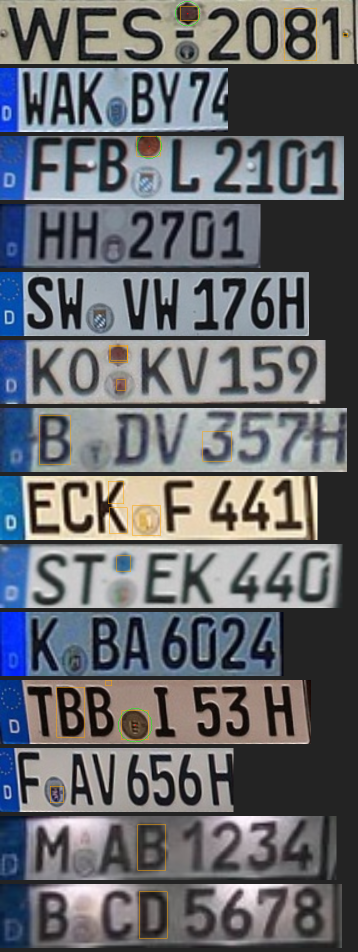
#> input picture Scripts/cleaner_calibration_out/badge_probe.png, 716 x 1904 px (shown at 1/2 size)
$ python -i badge_false_positive_probe.py   (imports and definitions only)
#> lines starting #> are read from the running program, lines starting #| are printed output that depends on the picture; after the words box and inside, x2 and y2 are one past the last pixel; in counts of white or black regions, pixels touching at a corner belong together
#> further down, picture is the input picture: shape (1904, 716, 3); mean B, G, R 110.9, 105.8, 103.3
"""徽章误检探针 —— 逐条复刻 Swift PlateImageCleaner.detectSeals 的判据。

目的：回答「字符 8 / 0 / O 会不会被当成徽章涂白」。
方法：在 128px 高的尺度上跑与 Swift 完全一致的连通域 + 门控，
      把所有候选的度量值打印出来（不只是最终通过的），
      这样能看出字符离「通过」还有多远。

与 Swift 的对应关系（PlateImageCleaner.swift）：
  - 尺度：无条件缩放到高 128（与上一轮修正后的 PixelBuffer(image:targetHeight:) 一致）
  - 彩色路径：sat>=70, val>=60, 非蓝(190-270°) → 连通域
              aspect 0.6-1.7, fill>=0.5, dia 0.30-0.95*h, area>=30
  - 灰路径：  dark = gray < max(60, median*0.62), 5x5 椭圆闭运算 → 连通域
              aspect 0.55-1.5, fill>=0.55, dia 0.30-0.95*h, area>=40
  - 门控：    cx>=0.24*w; 圆内 0.6r 白色占比<=0.45
              彩色: 0<=cy<=0.9h;  灰: 0.18h<=cy<=0.86h 且 gapIsolation<=0.15
  - 排序：    (iso, white) 升序，取前 2

用法：python Scripts/badge_false_positive_probe.py
输出：Scripts/cleaner_calibration_out/badge_probe.png（带圈标注的对照图）
      stdout 打印每张图的候选表
"""
from __future__ import annotations

import sys
from pathlib import Path

import cv2
import numpy as np

SRC = Path(r"E:\Git\Neil\Project\pythonCode\模型测试\车牌关键点检测模型-TEST\liberyolo\output_folder\image")
DST = Path(r"E:\Git\ITLogica\PlateOCR-de\Scripts\cleaner_calibration_out")

TARGET_H = 128
BADGE_MIN_DIA = 0.30
BADGE_MAX_DIA = 0.95
MIN_CX_FRAC = 0.24
INTERIOR_WHITE_MAX = 0.45
ISO_MAX = 0.15
MAX_BADGES = 2


# [12 lines left out: functions imread_unicode, resize_to_h, not called in this run]


def circle_stats(gray: np.ndarray, cx: float, cy: float, r: float) -> dict:
    h, w = gray.shape
    y0, y1 = max(0, int(cy - r) - 1), min(h, int(cy + r) + 2)
    x0, x1 = max(0, int(cx - r) - 1), min(w, int(cx + r) + 2)
    yy, xx = np.mgrid[y0:y1, x0:x1]
    d2 = (xx - cx) ** 2 + (yy - cy) ** 2
    patch = gray[y0:y1, x0:x1]
    disc = d2 <= (r * 0.6) ** 2
    white = float((patch[disc] > 190).mean()) if disc.any() else 1.0
    ring = (d2 <= r ** 2) & (d2 >= (r * 0.7) ** 2)
    ring_dark = float((patch[ring] < 120).mean()) if ring.any() else 0.0
    return {"white": white, "ring_dark": ring_dark}


def gap_isolation(gray: np.ndarray, cx: float, cy: float, r: float) -> float:
    """与 Swift 一致：±1.45r 两条竖带的暗像素占比之和（0-2，Swift 直接比较 <=0.15）。"""
    h, w = gray.shape
    half = max(2, int(r * 0.25))
    total = 0.0
    for sx in (cx - r * 1.45, cx + r * 1.45):
        x = int(round(sx))
        if x - half < 0 or x + half >= w:
            return 2.0
        strip = gray[:, x - half:x + half + 1]
        total += float((strip < 130).mean())
    return total


def candidates(img: np.ndarray) -> list[dict]:
    h, w = img.shape[:2]
#> h = 1904; w = 716
    gray = cv2.cvtColor(img, cv2.COLOR_BGR2GRAY)
    hsv = cv2.cvtColor(img, cv2.COLOR_BGR2HSV)
#> hsv: shape (1904, 716, 3); mean H, S, V 67.9, 43.3, 117.4
    min_dia, max_dia = BADGE_MIN_DIA * h, BADGE_MAX_DIA * h
#> min_dia = 571.2; max_dia = 1808.8
    out: list[dict] = []

    sat, val, hue = hsv[:, :, 1], hsv[:, :, 2], hsv[:, :, 0]
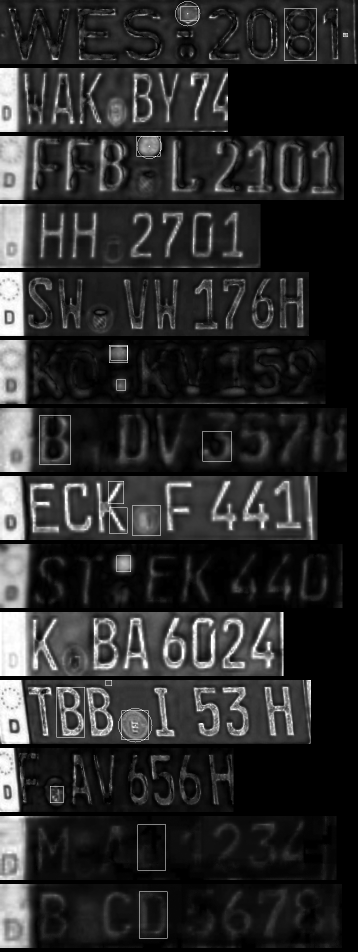
#> sat: shape (1904, 716) (shown at 1/2 size); min 0, max 255, mean 43.3
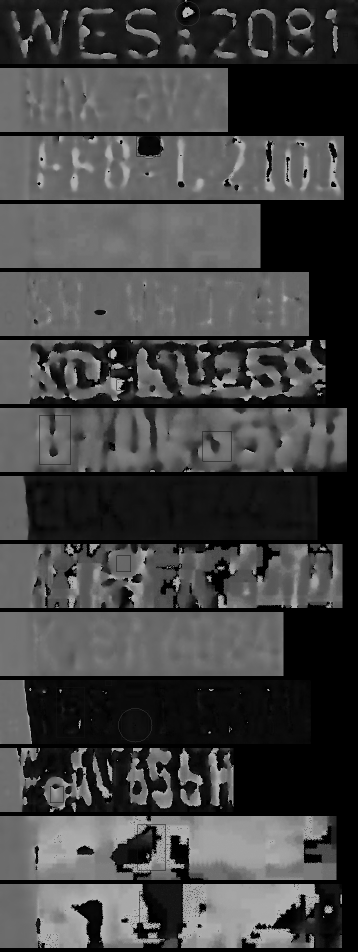
#> hue: shape (1904, 716) (shown at 1/2 size); min 0, max 179, mean 67.9
    blue = ((hue >= 95) & (hue <= 135) & (sat >= 50) & (val >= 30))
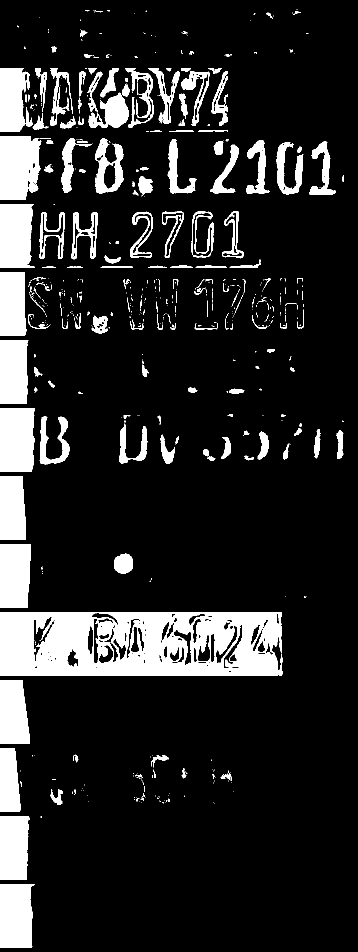
#> blue: shape (1904, 716) bool (shown at 1/2 size); 14.8% white; 602 white regions (424 under 20 px), largest, box (x1, y1, x2, y2) and area: (0, 1224, 565, 1352) 58396, (0, 272, 83, 400) 9205, (0, 816, 70, 944) 8594
    colored = ((sat >= 70) & (val >= 60) & ~blue).astype(np.uint8)
#> colored: shape (1904, 716); values 0 (black) and 1 (white), 1.6% white; 341 white regions (287 under 20 px), largest, box (x1, y1, x2, y2) and area: (236, 1416, 305, 1485) 2795, (265, 1010, 321, 1072) 2766, (273, 272, 324, 318) 1664
    n, labels, stats, cents = cv2.connectedComponentsWithStats(colored, 8)
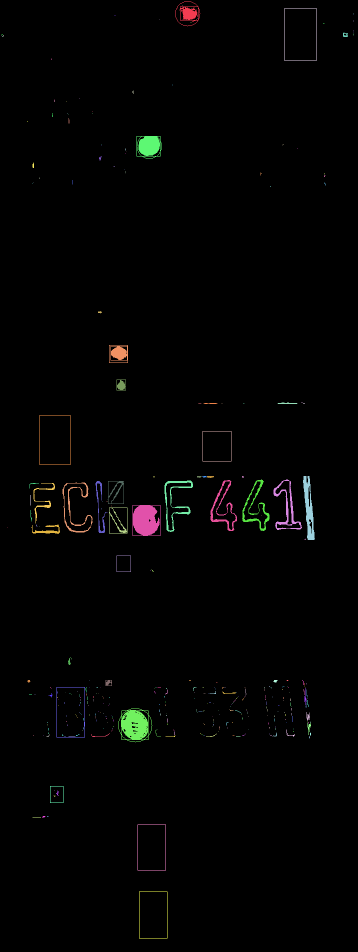
#> labels: shape (1904, 716) int32 (shown at 1/2 size); 342 distinct labels, from 0 to 341; one colour per label, 0 black
#> n = 342; stats = 342 rows, first 6: [0, 0, 716, 1904, 1341033], [350, 2, 51, 51, 888], [364, 11, 1, 1, 1], [382, 16, 1, 1, 1], [569, 16, 64, 106, 336], [707, 26, 1, 1, 1]; cents = 342 pairs, first value 4 to 707, second value 11 to 1829.5
    for i in range(1, n):
        x, y, bw, bh, area = stats[i]
        if area < 30:
            continue
        out.append({"kind": "colored", "bbox": (x, y, bw, bh), "area": int(area),
                    "cx": x + bw / 2, "cy": y + bh / 2, "dia": max(bw, bh)})
#> this loop made 341 passes
#> (x, y, bw, bh, area) on passes 1, 4, 15: (350, 2, 51, 51, 888), (569, 16, 64, 106, 336), (686, 65, 10, 9, 60)
#> after the loop, out = 39 items

    blur = cv2.GaussianBlur(gray, (5, 5), 1.2)
    dark = (blur < max(60, float(np.median(blur)) * 0.62)).astype(np.uint8)
#> dark: shape (1904, 716); values 0 (black) and 1 (white), 36.6% white; 200 white regions (47 under 20 px), largest, box (x1, y1, x2, y2) and area: (0, 0, 716, 1904) 299172, (17, 16, 139, 121) 5266, (155, 17, 233, 121) 3589
    dark = cv2.morphologyEx(dark, cv2.MORPH_CLOSE,
                            cv2.getStructuringElement(cv2.MORPH_ELLIPSE, (5, 5)))
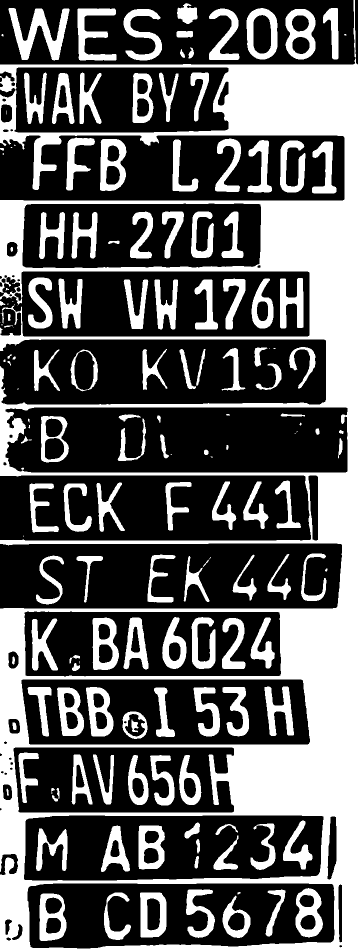
#> dark: shape (1904, 716) (shown at 1/2 size); values 0 (black) and 1 (white), 36.8% white; 163 white regions (30 under 20 px), largest, box (x1, y1, x2, y2) and area: (0, 0, 716, 1904) 304474, (17, 16, 139, 121) 5273, (155, 17, 233, 121) 3593
    n, labels, stats, cents = cv2.connectedComponentsWithStats(dark, 8)
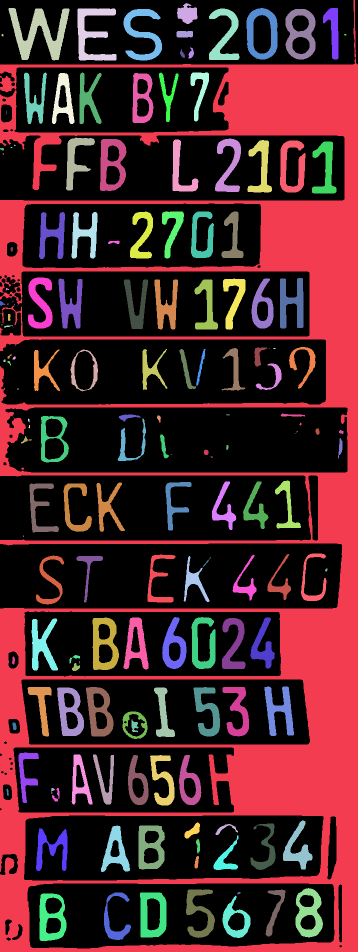
#> labels: shape (1904, 716) int32 (shown at 1/2 size); 164 distinct labels, from 0 to 163; one colour per label, 0 black
#> n = 164; stats = 164 rows, first 6: [0, 0, 716, 1897, 861497], [0, 0, 716, 1904, 304474], [354, 6, 41, 42, 1132], [17, 16, 122, 105, 5273], [155, 17, 78, 104, 3593], [418, 17, 61, 103, 2622]; cents = 164 pairs, first value 0 to 690.2, second value 27.35 to 1841.7
    for i in range(1, n):
        x, y, bw, bh, area = stats[i]
        if area < 40:
            continue
        out.append({"kind": "gray", "bbox": (x, y, bw, bh), "area": int(area),
                    "cx": x + bw / 2, "cy": y + bh / 2, "dia": max(bw, bh)})
#> this loop made 163 passes
#> after the loop, out = 164 items

    for c in out:
        bw, bh = c["bbox"][2], c["bbox"][3]
        c["aspect"] = bw / max(1, bh)
        c["fill"] = c["area"] / max(1, bw * bh)
        c["aspect_ok"] = (0.6 <= c["aspect"] <= 1.7) if c["kind"] == "colored" else (0.55 <= c["aspect"] <= 1.5)
        c["fill_ok"] = c["fill"] >= (0.5 if c["kind"] == "colored" else 0.55)
        c["dia_ok"] = min_dia <= c["dia"] <= max_dia
        st = circle_stats(gray, c["cx"], c["cy"], c["dia"] / 2)
        c["white"] = st["white"]
        c["ring_dark"] = st["ring_dark"]
        c["iso"] = gap_isolation(gray, c["cx"], c["cy"], c["dia"] / 2)
        c["geo_ok"] = c["aspect_ok"] and c["fill_ok"] and c["dia_ok"]
        c["x_ok"] = c["cx"] >= MIN_CX_FRAC * w
        c["white_ok"] = c["white"] <= INTERIOR_WHITE_MAX
        c["cy_ok"] = (0 <= c["cy"] <= 0.9 * h) if c["kind"] == "colored" else (0.18 * h <= c["cy"] <= 0.86 * h)
        c["iso_ok"] = True if c["kind"] == "colored" else c["iso"] <= ISO_MAX
        c["passes"] = c["geo_ok"] and c["x_ok"] and c["white_ok"] and c["cy_ok"] and c["iso_ok"]
        c["x_frac"] = c["cx"] / w
#> this loop made 164 passes
#> (bw, bh, y0 in circle_stats, y1 in circle_stats, x0 in circle_stats, x1 in circle_stats, white in circle_stats, ring_dark in circle_stats) on passes 1 to 3: (51, 51, 1, 55, 349, 403, 0, 0.45), (64, 106, 15, 124, 547, 656, 0.0243, 0.459), (10, 9, 63, 76, 685, 698, 0, 0.225)
#> pass 1, in circle_stats, `patch = gray[y0:y1, x0:x1]`:
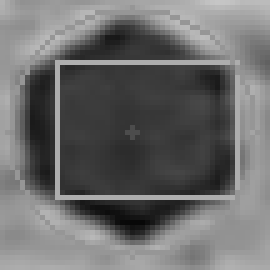
#> patch: shape (54, 54) (shown 5 times larger); min 8, max 198, mean 107.9
    return sorted(out, key=lambda c: (c["iso"], c["white"]))


# [47 lines left out: function main, not called in this run]


# [2 lines not run here, left out]

>>> import cv2
>>> picture = cv2.imread('cleaner_calibration_out/badge_probe.png')
>>> result = candidates(picture)
